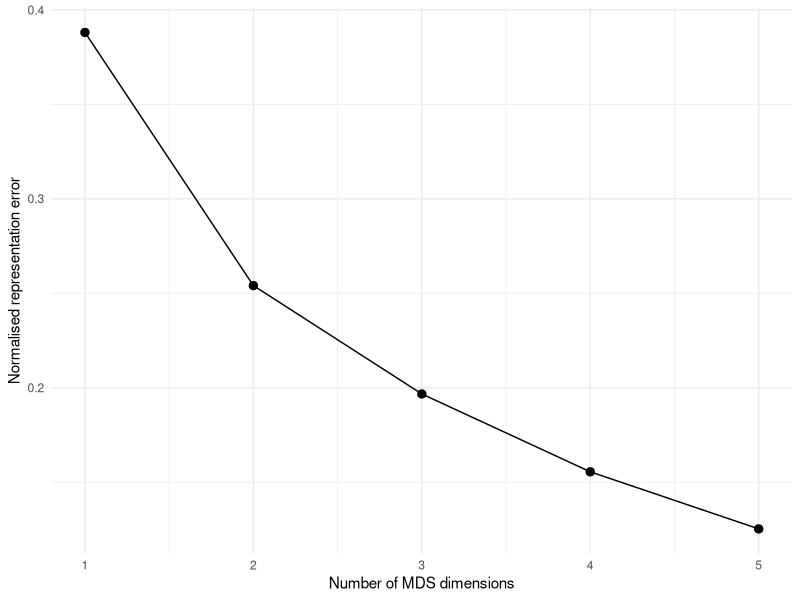
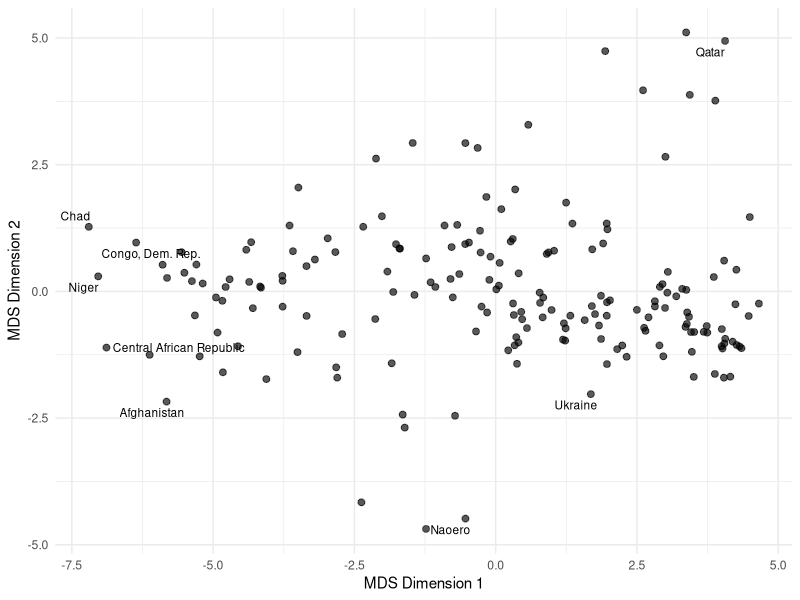
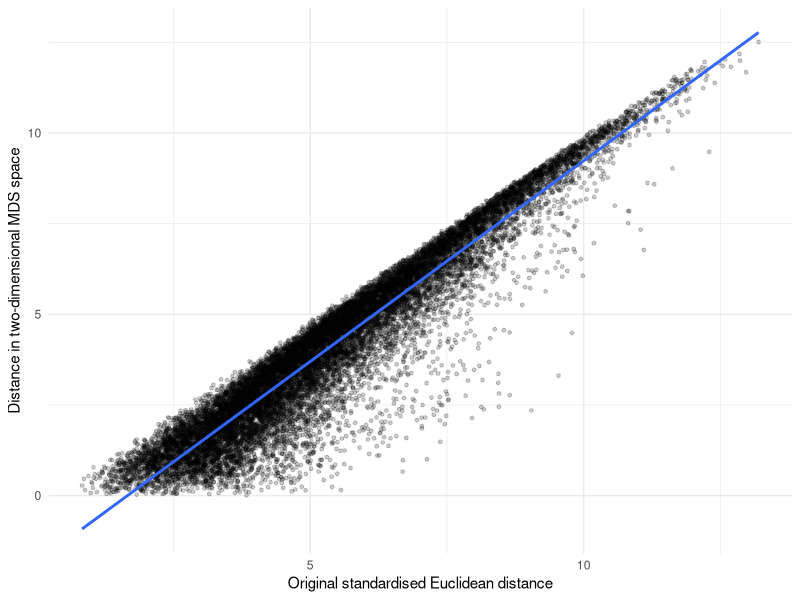

Reproduce these figures in R, in order.
## ---- chunk 1
library(tidyverse)
library(ggrepel)
library(knitr)

# Load the cleaned data created during data preparation
wdi <- read_csv("wdi_clean.csv", show_col_types = FALSE)

# Country names
countries <- wdi$country

# Retain indicator variables only
X <- wdi |>
  select(-country) |>
  mutate(across(everything(), as.numeric))

# Standardise variables
Z <- scale(X)

rownames(Z) <- countries

# Euclidean dissimilarity matrix
D <- dist(Z, method = "euclidean")
## ---- chunk 2
mds_fit <- map_dfr(1:5, function(k) {

  fit_k <- cmdscale(
    D,
    k = k,
    eig = TRUE
  )

  fitted_distance <- dist(fit_k$points)

  original_vec <- as.vector(D)
  fitted_vec   <- as.vector(fitted_distance)

  tibble(
    dimensions = k,

    distance_correlation =
      cor(original_vec, fitted_vec),

    normalised_stress =
      sqrt(
        sum((original_vec - fitted_vec)^2) /
          sum(original_vec^2)
      ),

    GOF_1 = fit_k$GOF[1],
    GOF_2 = fit_k$GOF[2]
  )
})

kable(
  mds_fit,
  digits = 3,
  col.names = c(
    "Dimensions",
    "Distance correlation",
    "Normalised stress",
    "GOF 1",
    "GOF 2"
  ),
  caption = "Goodness of fit for alternative MDS dimensionalities"
)
## ---- chunk 3
ggplot(
  mds_fit,
  aes(x = dimensions, y = normalised_stress)
) +
  geom_line() +
  geom_point(size = 2.5) +
  scale_x_continuous(breaks = 1:5) +
  labs(
    x = "Number of MDS dimensions",
    y = "Normalised representation error"
  ) +
  theme_minimal()
## ---- chunk 4
stress_1 <- mds_fit |>
  filter(dimensions == 1) |>
  pull(normalised_stress)

stress_2 <- mds_fit |>
  filter(dimensions == 2) |>
  pull(normalised_stress)

stress_3 <- mds_fit |>
  filter(dimensions == 3) |>
  pull(normalised_stress)

corr_2 <- mds_fit |>
  filter(dimensions == 2) |>
  pull(distance_correlation)

corr_3 <- mds_fit |>
  filter(dimensions == 3) |>
  pull(distance_correlation)

improvement_12 <- 100 * (stress_1 - stress_2) / stress_1
improvement_23 <- 100 * (stress_2 - stress_3) / stress_2
## ---- chunk 5
mds2 <- cmdscale(
  D,
  k = 2,
  eig = TRUE
)

mds_df <- as.data.frame(mds2$points)

names(mds_df) <- c("MDS1", "MDS2")

mds_df <- mds_df |>
  rownames_to_column("country")
## ---- chunk 6
D_matrix <- as.matrix(D)

diag(D_matrix) <- NA

unusual_countries <- tibble(
  country = rownames(D_matrix),
  average_distance = rowMeans(D_matrix, na.rm = TRUE)
) |>
  arrange(desc(average_distance))

top_unusual <- unusual_countries |>
  slice_head(n = 8)

kable(
  top_unusual,
  digits = 2,
  caption = "Countries with the most unusual multivariate profiles"
)
## ---- chunk 7
ggplot(
  mds_df,
  aes(x = MDS1, y = MDS2)
) +
  geom_point(alpha = 0.65, size = 2) +
  geom_text_repel(
    data = mds_df |>
      filter(country %in% top_unusual$country),
    aes(label = country),
    size = 3,
    max.overlaps = Inf
  ) +
  labs(
    x = "MDS Dimension 1",
    y = "MDS Dimension 2"
  ) +
  theme_minimal()
## ---- chunk 8
axis_cor <- cor(
  Z,
  as.matrix(mds_df[, c("MDS1", "MDS2")])
)

axis_cor_long <- tibble(
  indicator = rep(rownames(axis_cor), 2),
  dimension = rep(
    c("MDS1", "MDS2"),
    each = nrow(axis_cor)
  ),
  correlation = c(
    axis_cor[, 1],
    axis_cor[, 2]
  )
)

top_axis_cor <- axis_cor_long |>
  group_by(dimension) |>
  slice_max(
    order_by = abs(correlation),
    n = 6,
    with_ties = FALSE
  ) |>
  arrange(
    dimension,
    desc(abs(correlation))
  )

kable(
  top_axis_cor,
  digits = 2,
  col.names = c(
    "Indicator",
    "MDS dimension",
    "Correlation"
  ),
  caption = "Indicators most strongly associated with the MDS dimensions"
)
## ---- chunk 9
mds1_variables <- top_axis_cor |>
  filter(dimension == "MDS1") |>
  slice_head(n = 5) |>
  pull(indicator)

mds2_variables <- top_axis_cor |>
  filter(dimension == "MDS2") |>
  slice_head(n = 5) |>
  pull(indicator)
## ---- chunk 10
D_full <- as.matrix(D)

pair_index <- which(
  upper.tri(D_full),
  arr.ind = TRUE
)

similar_pairs <- tibble(
  country_1 =
    rownames(D_full)[pair_index[, 1]],

  country_2 =
    colnames(D_full)[pair_index[, 2]],

  distance =
    D_full[pair_index]
) |>
  arrange(distance)

closest_pairs <- similar_pairs |>
  slice_head(n = 10)

kable(
  closest_pairs,
  digits = 2,
  caption = "Ten most similar country pairs based on the retained indicators"
)
## ---- chunk 11
closest_1 <- closest_pairs[1, ]
closest_2 <- closest_pairs[2, ]
closest_3 <- closest_pairs[3, ]
## ---- chunk 12
Z_df <- as.data.frame(Z) |>
  rownames_to_column("country")

unusual_profiles <- Z_df |>
  filter(
    country %in%
      head(top_unusual$country, 6)
  ) |>
  pivot_longer(
    cols = -country,
    names_to = "indicator",
    values_to = "z_score"
  ) |>
  group_by(country) |>
  slice_max(
    order_by = abs(z_score),
    n = 4,
    with_ties = FALSE
  ) |>
  arrange(
    country,
    desc(abs(z_score))
  )

kable(
  unusual_profiles,
  digits = 2,
  col.names = c(
    "Country",
    "Indicator",
    "Standardised value"
  ),
  caption = "Indicators contributing most strongly to unusual country profiles"
)
## ---- chunk 13
mds_distance <- dist(mds2$points)

shepard_df <- tibble(
  original_distance = as.vector(D),
  represented_distance =
    as.vector(mds_distance)
)

ggplot(
  shepard_df,
  aes(
    x = original_distance,
    y = represented_distance
  )
) +
  geom_point(
    alpha = 0.2,
    size = 1
  ) +
  geom_smooth(
    method = "lm",
    se = FALSE
  ) +
  labs(
    x = "Original standardised Euclidean distance",
    y = "Distance in two-dimensional MDS space"
  ) +
  theme_minimal()
